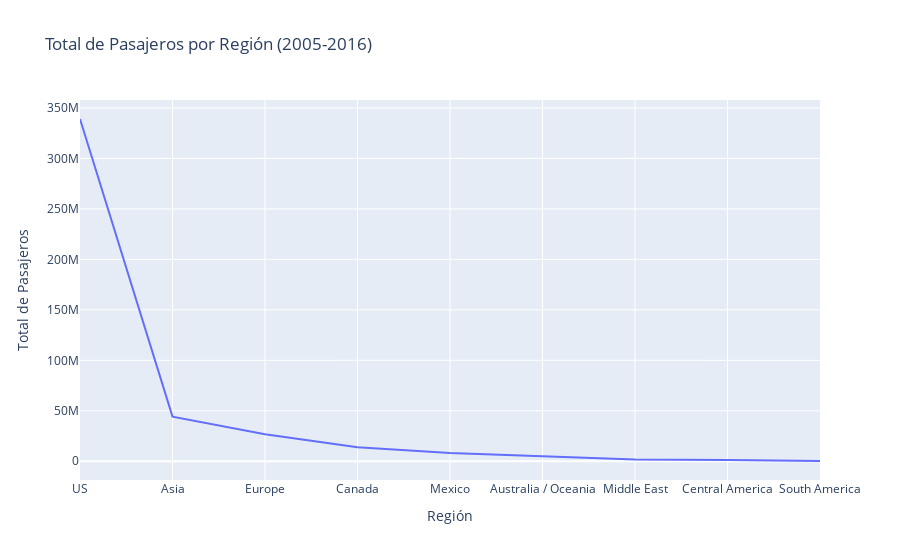

Source (notebook cell):
### Markdown cell above
<div style="letter-spacing: 0.5px; text-align: justify; font-size: 12px;">
En el gráfico se puede observar la marcada desproporción del flujo de pasajeros entre US y el resto de regiones. La primera se apróxima a los 440 mill, en tanto Asia, la segunda ruta con mayor tráfico alcanza casi los 45 mill.
</div>

### Code cell
# Convertir a Pandas 
total_pass_region_summary_pd = total_pass_region_summary.toPandas()

# Crear el gráfico de líneas
fig = px.line(
    total_pass_region_summary_pd,
    x="GEO Region",
    y="Total Adjusted Passengers",
    title="Total de Pasajeros por Región (2005-2016)",
    labels={"Total Adjusted Passengers": "Total de Pasajeros", "GEO Region": "Región"}
)

# Mostrar el gráfico
fig.show()

### Figure 1 — Plotly figure (JSON) as saved in the notebook; plotly's stock layout.template omitted (floating-point values rounded to 4 significant figures)
{"data": [{"hovertemplate": "Región=%{x}<br>Total de Pasajeros=%{y}<extra></extra>", "legendgroup": "", "line": {"color": "#636efa", "dash": "solid"}, "marker": {"symbol": "circle"}, "mode": "lines", "name": "", "orientation": "v", "showlegend": false, "type": "scatter", "x": ["US", "Asia", "Europe", "Canada", "Mexico", "Australia / Oceania", "Middle East", "Central America", "South America"], "xaxis": "x", "y": [339042637, 44213493, 26695446, 13901776, 8084752, 4786892, 1852943, 1355400, 250741], "yaxis": "y"}], "layout": {"legend": {"tracegroupgap": 0}, "title": {"text": "Total de Pasajeros por Región (2005-2016)"}, "xaxis": {"anchor": "y", "domain": [0, 1], "title": {"text": "Región"}}, "yaxis": {"anchor": "x", "domain": [0, 1], "title": {"text": "Total de Pasajeros"}}}}
